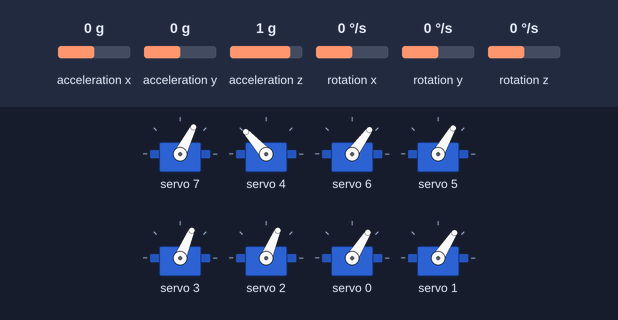
A sketch run on a simulated Arduino Uno, built with avr-gcc and run on an emulated ATmega328P. Shown: 8 × servo. The inputs (shaded band) are chosen by the test bench; at power-on: acceleration x 0 g, acceleration y 0 g, rotation z 0 °/s, acceleration z 1 g, rotation x 0 °/s, rotation y 0 °/s. What the sketch prints to the serial monitor is not drawn.

Above: at 5.2 s.
5.3 s: acceleration x set to 0.8 g
At 6.1 s:
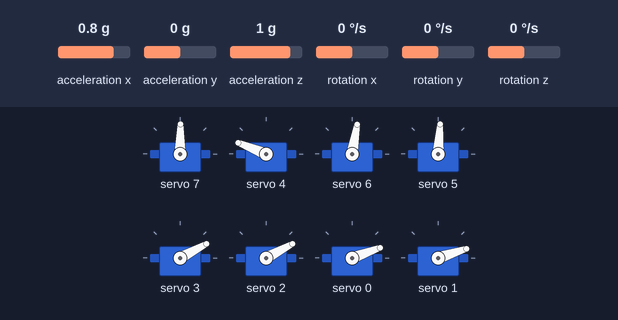
6.8 s: acceleration y set to -1.4 g
9.8 s: rotation z set to -192 °/s
At 10.8 s:
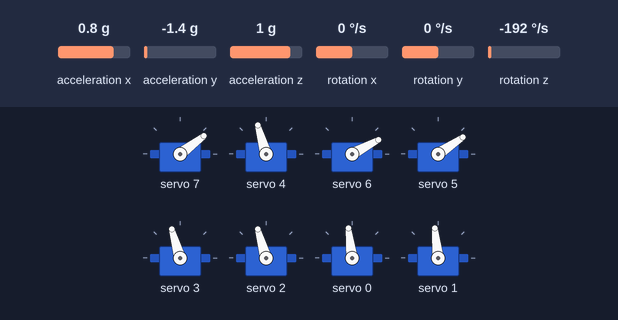
11.8 s: rotation z set to 192 °/s
At 13.75 s:
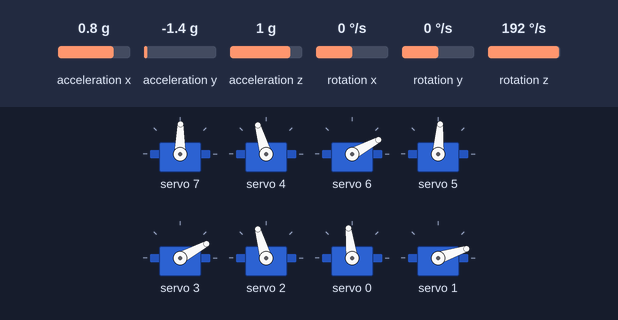
14.8 s: rotation z set to -100 °/s
At 15.74 s:
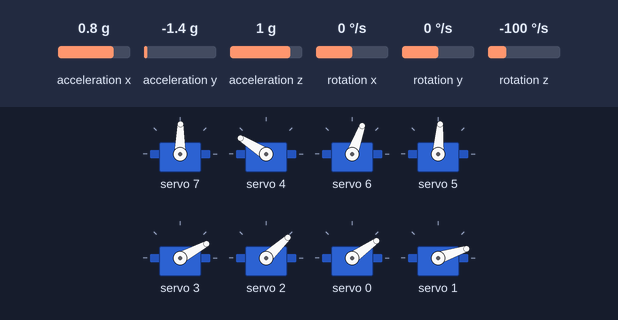
17.8 s: acceleration z set to -0.8 g
Timing chart, 0 to 20.4 s (numbered marks = the images above; inputs shaded):
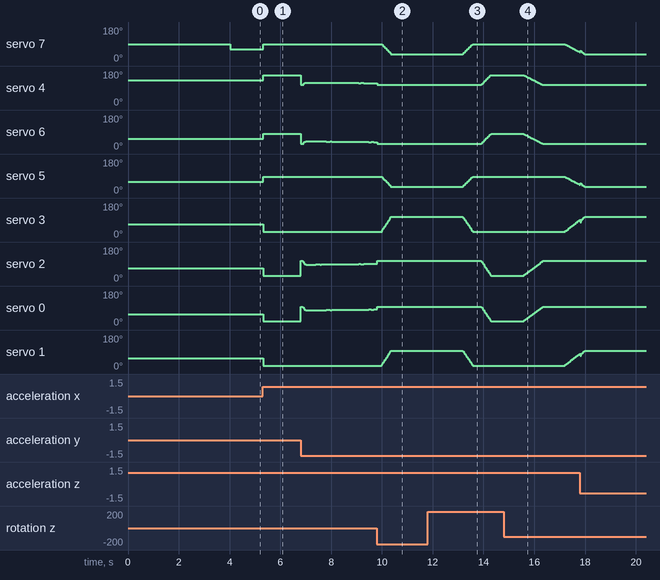

Measured:
- after the input at 5.3 s, servo 7: 63° → 89° at once; servo 4: 132° → 158° at once; servo 6: 54° → 80° at once; servo 5: 60° → 86° at once; servo 3, servo 2: 67° → 28° at once
- after the input at 9.8 s, servo 7: moves from 89° to 37° over 0.38 s, starting after 0.18 s; servo 5: moves from 86° to 34° over 0.38 s, starting after 0.18 s; servo 3: moves from 28° to 106° over 0.38 s, starting after 0.18 s; servo 1: moves from 18° to 96° over 0.38 s, starting after 0.18 s
- after the input at 11.8 s, servo 7: moves from 37° to 89° over 0.38 s, starting after 1.4 s; servo 4: moves from 106° to 158° over 0.38 s, starting after 2.1 s
- after the input at 14.8 s, servo 7: moves from 89° to 47° over 0.57 s, starting after 2.4 s; servo 4: moves from 158° to 106° over 0.76 s, starting after 0.78 s

The sketch:

BalancePID.ino
```cpp
#include <Wire.h>
#include <Adafruit_PWMServoDriver.h>
#include <MPU6050_tockn.h>
#include "ServoLimits.h"
#include "pid_config.h"
#include "Helpers.h"

// Create objects for the MPU6050 and the PCA9685 PWM driver
MPU6050 mpu6050(Wire);
Adafruit_PWMServoDriver pca9685 = Adafruit_PWMServoDriver(0x40);

// Smoothing parameters (adjust smoothingFactor between 0 and 1; lower is smoother but slower)
const float smoothingFactor = 0.5;
float smoothedPIDPitch = 0;
float smoothedPIDRoll = 0;
float smoothedPIDYaw = 0;

// PID internal variables for Pitch
float integralPitch = 0;
float previousPitchError = 0;

// PID internal variables for Roll
float integralRoll = 0;
float previousRollError = 0;

// PID internal variables for Yaw
float integralYaw = 0;
float previousYawError = 0;

unsigned long previousTime = 0;

// Baseline offsets for computed angles
float baselinePitch = 0;
float baselineRoll = 0;
float baselineYaw = 0;

void setup() {
  Serial.begin(115200);

  Wire.begin();
  Wire.setClock(400000); // Increase I2C speed

  pca9685.begin();
  pca9685.setPWMFreq(50); // Typical servo frequency

  mpu6050.begin();

  // Calculate and set gyro offsets automatically
  mpu6050.calcGyroOffsets(true);

  // Allow some time for the sensor to stabilize after calibration
  delay(1000);

  // Read the current angles as the “zero” baseline
  mpu6050.update();
  baselinePitch = mpu6050.getAngleX();
  baselineRoll  = mpu6050.getAngleY();
  baselineYaw   = mpu6050.getAngleZ();

  // Optionally print baseline values for debugging
  Serial.print("Baseline Pitch: "); Serial.println(baselinePitch);
  Serial.print("Baseline Roll: "); Serial.println(baselineRoll);
  Serial.print("Baseline Yaw: "); Serial.println(baselineYaw);

  previousTime = millis();
}

void loop() {
  // Update sensor readings from the MPU6050
  mpu6050.update();

  // Read the angles (in degrees)
  float pitch = mpu6050.getAngleX() - baselinePitch;  // adjust by baseline
  float roll  = mpu6050.getAngleY() - baselineRoll;   // adjust by baseline
  float yaw   = mpu6050.getAngleZ() - baselineYaw;     // adjust by baseline

  // Calculate errors (desired angle is 0° for balance)
  float pitchError = 0 - pitch;
  float rollError  = 0 - roll;
  float yawError   = 0 - yaw;

  // Compute time difference (dt) in seconds
  unsigned long currentTime = millis();
  float dt = (currentTime - previousTime) / 1000.0;
  if (dt <= 0.0f) {
    dt = 0.001f;
  }
  previousTime = currentTime;

  // --- PID Calculation for Pitch ---
  integralPitch += pitchError * dt;
  float pitchDerivative = (pitchError - previousPitchError) / dt;
  float pidOutputPitch = kp_pitch * pitchError + ki_pitch * integralPitch + kd_pitch * pitchDerivative;
  previousPitchError = pitchError;

  // --- PID Calculation for Roll ---
  integralRoll += rollError * dt;
  float rollDerivative = (rollError - previousRollError) / dt;
  float pidOutputRoll = kp_roll * rollError + ki_roll * integralRoll + kd_roll * rollDerivative;
  previousRollError = rollError;

  // --- PID Calculation for Yaw ---
  integralYaw += yawError * dt;
  float yawDerivative = (yawError - previousYawError) / dt;
  float pidOutputYaw = kp_yaw * yawError + ki_yaw * integralYaw + kd_yaw * yawDerivative;
  previousYawError = yawError;

  // --- Apply exponential smoothing to PID outputs ---
  smoothedPIDPitch = (1 - smoothingFactor) * smoothedPIDPitch + smoothingFactor * pidOutputPitch;
  smoothedPIDRoll  = (1 - smoothingFactor) * smoothedPIDRoll  + smoothingFactor * pidOutputRoll;
  smoothedPIDYaw   = (1 - smoothingFactor) * smoothedPIDYaw   + smoothingFactor * pidOutputYaw;

  // --- Combine Smoothed PID Outputs for TOP Servos ---
  // For pitch: front servos add the correction while rear servos subtract it.
  // For roll: right servos subtract the correction while left servos add it.
  // For yaw: right servos subtract the correction while left servos add it.
  int pwmRFTop = SERVO_MIN_RFT[1] + (int)smoothedPIDPitch + (int)smoothedPIDRoll - (int)smoothedPIDYaw;  // Right Front TOP (pwm channel 7)
  int pwmLFTop = SERVO_MIN_LFT[1] - (int)smoothedPIDPitch + (int)smoothedPIDRoll - (int)smoothedPIDYaw;  // Left Front TOP  (pwm channel 4)
  int pwmRRTtop = SERVO_MIN_RRT[1] - (int)smoothedPIDPitch + (int)smoothedPIDRoll - (int)smoothedPIDYaw;  // Right Rear TOP  (pwm channel 6)
  int pwmLRTtop = SERVO_MIN_LRT[1] + (int)smoothedPIDPitch + (int)smoothedPIDRoll - (int)smoothedPIDYaw;  // Left Rear TOP   (pwm channel 5)

  // Constrain the TOP PWM values within each servo's allowed range
  pwmRFTop = constrain(pwmRFTop, SERVO_MIN_RFT[0], SERVO_MIN_RFT[2]);
  pwmLFTop = constrain(pwmLFTop, SERVO_MIN_LFT[0], SERVO_MIN_LFT[2]);
  pwmRRTtop = constrain(pwmRRTtop, SERVO_MIN_RRT[0], SERVO_MIN_RRT[2]);
  pwmLRTtop = constrain(pwmLRTtop, SERVO_MIN_LRT[0], SERVO_MIN_LRT[2]);

  // --- Calculate Bottom PWM by mirroring the corresponding TOP PWM ---
  int pwmRFBottom = computeBottomPWM(pwmRFTop,
                                     SERVO_MIN_RFT[0], SERVO_MIN_RFT[1], SERVO_MIN_RFT[2],
                                     SERVO_BOTTOM_RF[0], SERVO_BOTTOM_RF[1], SERVO_BOTTOM_RF[2]); // Right Front Bottom (pwm channel 3)

  int pwmRRBottom = computeBottomPWM(pwmRRTtop,
                                     SERVO_MIN_RRT[0], SERVO_MIN_RRT[1], SERVO_MIN_RRT[2],
                                     SERVO_BOTTOM_RR[0], SERVO_BOTTOM_RR[1], SERVO_BOTTOM_RR[2]); // Right Rear Bottom  (pwm channel 2)

  int pwmLFBottom = computeBottomPWM(pwmLFTop,
                                     SERVO_MIN_LFT[0], SERVO_MIN_LFT[1], SERVO_MIN_LFT[2],
                                     SERVO_BOTTOM_LF[0], SERVO_BOTTOM_LF[1], SERVO_BOTTOM_LF[2]); // Left Front Bottom  (pwm channel 0)

  int pwmLRBottom = computeBottomPWM(pwmLRTtop,
                                     SERVO_MIN_LRT[0], SERVO_MIN_LRT[1], SERVO_MIN_LRT[2],
                                     SERVO_BOTTOM_LR[0], SERVO_BOTTOM_LR[1], SERVO_BOTTOM_LR[2]); // Left Rear Bottom   (pwm channel 1)

  // Write PWM values to the TOP servos
  pca9685.setPWM(7, 0, pwmRFTop);  // Right Front TOP
  pca9685.setPWM(4, 0, pwmLFTop);  // Left Front TOP
  pca9685.setPWM(6, 0, pwmRRTtop);  // Right Rear TOP
  pca9685.setPWM(5, 0, pwmLRTtop);  // Left Rear TOP

  // Write PWM values to the Bottom servos
  pca9685.setPWM(3, 0, pwmRFBottom);  // Right Front Bottom
  pca9685.setPWM(2, 0, pwmRRBottom);  // Right Rear Bottom
  pca9685.setPWM(0, 0, pwmLFBottom);  // Left Front Bottom
  pca9685.setPWM(1, 0, pwmLRBottom);  // Left Rear Bottom

  // Research data logging (CSV) or debug output
#if RESEARCH_LOG
  static bool csvHeaderSent = false;
  if (!csvHeaderSent) {
    Serial.println("time_ms,pitch,roll,yaw,pid_pitch,pid_roll,pid_yaw,smooth_pitch,smooth_roll,smooth_yaw");
    csvHeaderSent = true;
  }
  Serial.print(currentTime); Serial.print(',');
  Serial.print(pitch); Serial.print(',');
  Serial.print(roll); Serial.print(',');
  Serial.print(yaw); Serial.print(',');
  Serial.print(pidOutputPitch); Serial.print(',');
  Serial.print(pidOutputRoll); Serial.print(',');
  Serial.print(pidOutputYaw); Serial.print(',');
  Serial.print(smoothedPIDPitch); Serial.print(',');
  Serial.print(smoothedPIDRoll); Serial.print(',');
  Serial.println(smoothedPIDYaw);
#else
  Serial.print("Pitch: "); Serial.print(pitch);
  Serial.print("  Roll: "); Serial.print(roll);
  Serial.print("  Yaw: "); Serial.print(yaw);
  Serial.print("  PID Pitch: "); Serial.print(pidOutputPitch);
  Serial.print("  Smoothed Pitch: "); Serial.print(smoothedPIDPitch);
  Serial.print("  PID Roll: "); Serial.print(pidOutputRoll);
  Serial.print("  Smoothed Roll: "); Serial.print(smoothedPIDRoll);
  Serial.print("  PID Yaw: "); Serial.print(pidOutputYaw);
  Serial.print("  Smoothed Yaw: "); Serial.println(smoothedPIDYaw);
#endif
  delay(10);
}
```

Helpers.h
```cpp
#ifndef HELPERS_H
#define HELPERS_H

// Helper function: Compute bottom PWM value by mirroring the TOP servo's position.
// When the TOP moves above home (positive offset) the bottom will move below home proportionally,
int computeBottomPWM(int topPWM, int topMin, int topHome, int topMax,
                     int bottomMin, int bottomHome, int bottomMax) {
  int offset = topPWM - topHome;
  int bottomPWM;
  if (offset >= 0) {
    // For positive offset: map TOP's upward movement to bottom's downward movement.
    bottomPWM = bottomHome - (offset * (bottomHome - bottomMin)) / (topMax - topHome);
  } else {
    // For negative offset: map TOP's downward movement to bottom's upward movement.
    bottomPWM = bottomHome + ((-offset) * (bottomMax - bottomHome)) / (topHome - topMin);
  }
  return constrain(bottomPWM, bottomMin, bottomMax);
}

#endif
```

ServoLimits.h
```cpp
#ifndef SERVOLIMITS_H
#define SERVOLIMITS_H

// Calibration arrays for TOP servos: {min, home, max}
// Right Front TOP servo
const int SERVO_MIN_RFT[] = {190, 245, 300};
// Left Front TOP servo
const int SERVO_MIN_LFT[] = {336, 391, 446};
// Right Rear TOP servo
const int SERVO_MIN_RRT[] = {170, 225, 280};
// Left Rear TOP servo
const int SERVO_MIN_LRT[] = {183, 238, 293};

// Calibration arrays for Bottom servos: {min, home, max}
// Right Front Bottom servo
const int SERVO_BOTTOM_RF[] = {170, 252, 335};
// Right Rear Bottom servo
const int SERVO_BOTTOM_RR[] = {170, 252, 335};
// Left Front Bottom servo
const int SERVO_BOTTOM_LF[] = {153, 235, 317};
// Left Rear Bottom servo
const int SERVO_BOTTOM_LR[] = {150, 232, 314};

#endif
```

pid_config.h
```cpp
#ifndef PID_CONFIG_H
#define PID_CONFIG_H

// Set to 1 to emit CSV-formatted serial data for research logging (115200 baud).
// Columns: time_ms,pitch,roll,yaw,pid_pitch,pid_roll,pid_yaw,smooth_pitch,smooth_roll,smooth_yaw
#define RESEARCH_LOG 0

// --- PID control parameters for Pitch (forward/backward tilt) ---
const float kp_pitch = 1.5;
const float ki_pitch = 0.1;
const float kd_pitch = 0.2;

// --- PID control parameters for Roll (side tilt) ---
const float kp_roll = 1.5;
const float ki_roll = 0.1;
const float kd_roll = 0.2;

// --- PID control parameters for Yaw (rotation about z-axis) ---
const float kp_yaw = 1.5;
const float ki_yaw = 0.1;
const float kd_yaw = 0.2;

#endif
```
